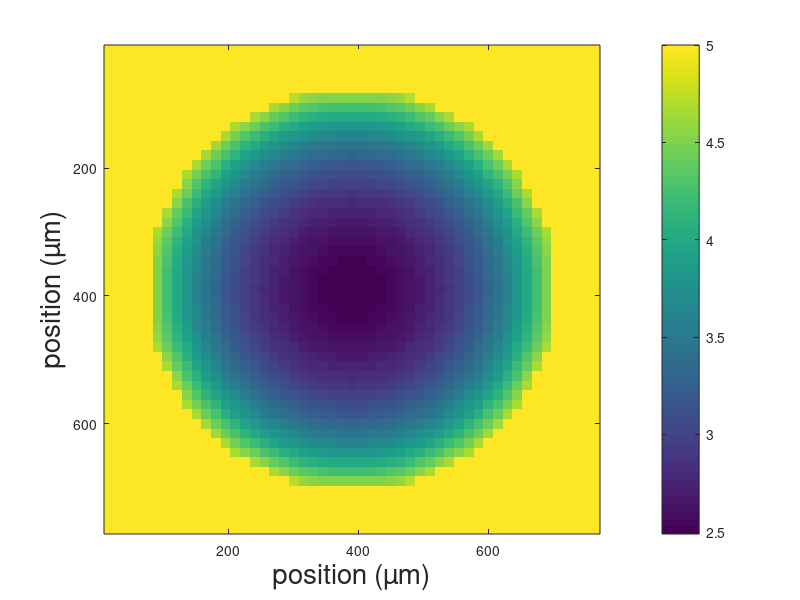
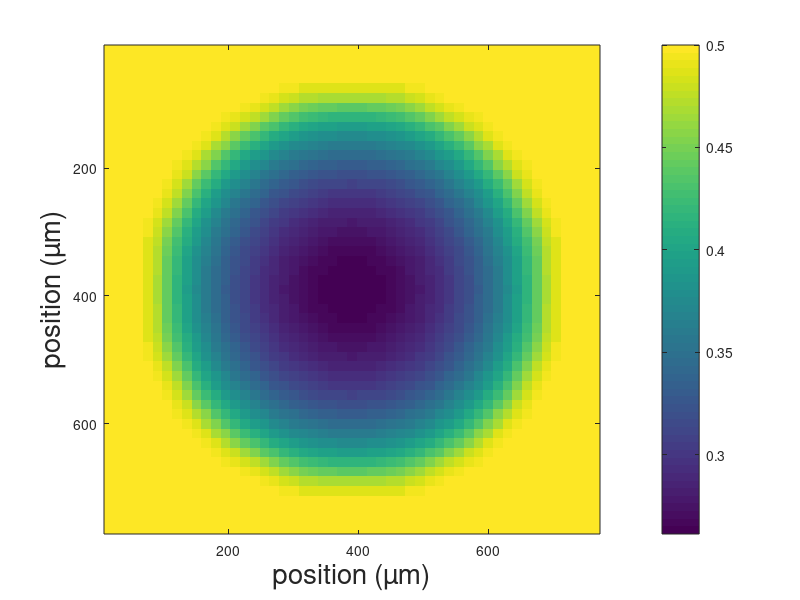
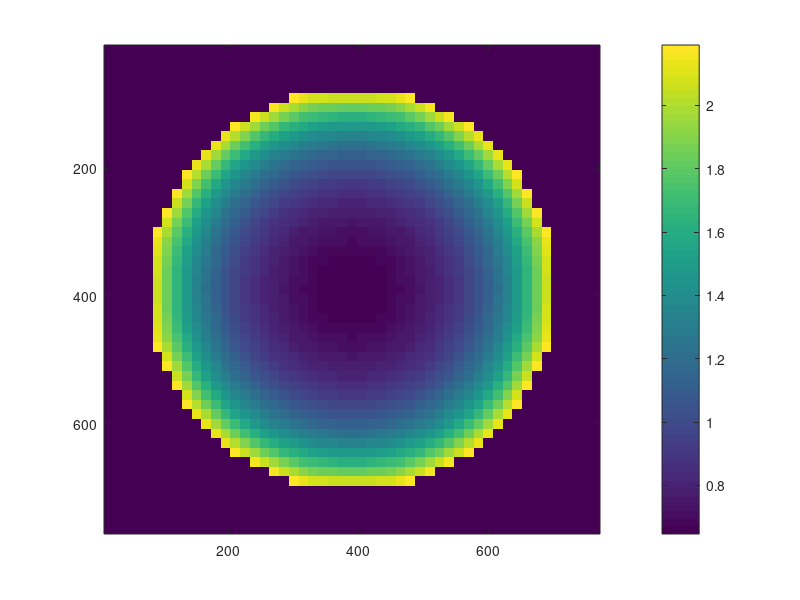
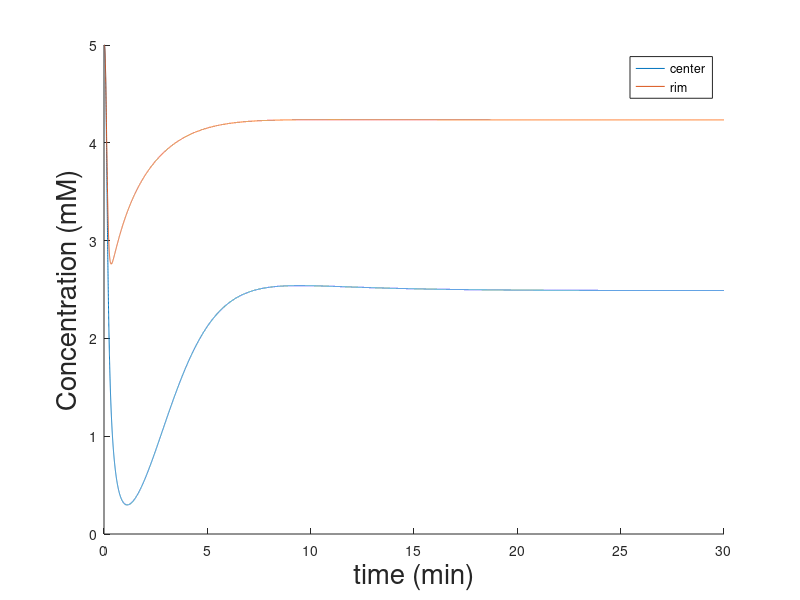

These charts were generated, in order, by the following MATLAB code: (Note: a time limit stopped this script after it produced the figures.)
clear all;
close all;

tic()
sz = 51;
G = zeros(sz,sz);
D = zeros(sz,sz);
GD = zeros(sz,sz);
T = zeros(sz,sz);
O = zeros(sz,sz);
kO = zeros(sz,sz);
kG = zeros(sz,sz);
kT = zeros(sz,sz);


DOx = ones(sz,sz);
DOx = 100000*DOx;
DOx_tissue = 100000;
kO_tissue = 1;
DG = ones(sz,sz);
DG = 40000*D;
DG_tissue = 10000;
kG_tissue = 5;
kT_tissue = 1;
r = round(sz/2.2)-2; %radius of the tissue circle in units

dx = 15;
dt = 1/1000;
ntime = 30/dt;

%giving all indexes corresponding to a center circle
[i,j,v] = find(DOx!=0);
dsy = j-round(sz/2);
dsx = i-round(sz/2);
DOx(find((dsx.^2+dsy.^2)<r^2))= DOx_tissue;
DG(find((dsx.^2+dsy.^2)<r^2))= DG_tissue;
kO(find((dsx.^2+dsy.^2)<r^2))= kO_tissue;
kG(find((dsx.^2+dsy.^2)<r^2))= kG_tissue;
kT(find((dsx.^2+dsy.^2)<r^2))= kT_tissue;

G(:,:) =5;
O(:,:) =0.5;
D(find((dsx.^2+dsy.^2)<r^2))= 0.2;
T(find((dsx.^2+dsy.^2)<r^2))= 20;
GD(find((dsx.^2+dsy.^2)<r^2))= 1;


tic()
for i=1:ntime
    i

    G(find((dsx.^2+dsy.^2)>=r^2))= 5;
    O(find((dsx.^2+dsy.^2)>=r^2))= 0.5;
    %D(find((dsx.^2+dsy.^2)>=r^2))= 0.2;
    %T(find((dsx.^2+dsy.^2)>=r^2))= 20;
    %GD(find((dsx.^2+dsy.^2)>=r^2))= 1;

     kG(find((dsx.^2+dsy.^2)<r^2)) = kG_tissue*exp(-1/10*T(find((dsx.^2+dsy.^2)<r^2))./ D(find((dsx.^2+dsy.^2)<r^2)));
     kO(find((dsx.^2+dsy.^2)<r^2)) = kO_tissue- 0.1.*D(find((dsx.^2+dsy.^2)<r^2)) ;

    %explicit  scheme
    %x-step
    O(2:sz-1,:) =  O(2:sz-1,:)  + DOx(2:sz-1,:)*dt/(dx^2).*(O(3:sz,:) -2*(O(2:sz-1,:)) + O(1:sz-2,:)) -kO(2:sz-1,:).*dt.*O(2:sz-1,:).*GD(2:sz-1,:);
    G(2:sz-1,:) =  G(2:sz-1,:) + dt*(DG(3:sz,:)-DG(1:sz-2,:))/(4*dx^2).*(G(3:sz,:)-G(1:sz-2,:)) + DG(2:sz-1,:)*dt/dx^2.*(G(3:sz,:) -2*(G(2:sz-1,:)) + G(1:sz-2,:)) -kG(2:sz-1,:).*dt.*G(2:sz-1,:).*D(2:sz-1,:);
    %y-step
    O(:,2:sz-1) =  O(:,2:sz-1) + DOx(:,2:sz-1)*dt/dx^2.*(O(:,3:sz) -2*(O(:,2:sz-1)) + O(:,1:sz-2));
    G(:,2:sz-1) =  G(:,2:sz-1) + dt*(DG(:,3:sz)-DG(:,1:sz-2))/(4*dx^2).*(G(:,3:sz)-G(:,1:sz-2))+ DG(:,2:sz-1)*dt/dx^2.*(G(:,3:sz) -2*(G(:,2:sz-1)) + G(:,1:sz-2));

    D(2:sz-1,2:sz-1) =  D(2:sz-1,2:sz-1) -kG(2:sz-1,2:sz-1).*dt.*D(2:sz-1,2:sz-1).*GD(2:sz-1,2:sz-1) + kT(2:sz-1,2:sz-1).*dt.*T(2:sz-1,2:sz-1);
    GD(2:sz-1,2:sz-1) =  GD(2:sz-1,2:sz-1) +kG(2:sz-1,2:sz-1).*dt.*D(2:sz-1,2:sz-1).*G(2:sz-1,2:sz-1) - kO(2:sz-1,2:sz-1).*dt.*GD(2:sz-1,2:sz-1).*O(2:sz-1,2:sz-1);
    T(2:sz-1,2:sz-1) =  T(2:sz-1,2:sz-1) +kO(2:sz-1,2:sz-1).*dt.*O(2:sz-1,2:sz-1).*GD(2:sz-1,2:sz-1) - kT(2:sz-1,2:sz-1).*dt.*T(2:sz-1,2:sz-1);


    Ot(i,1) =  O(round(sz/2),round(sz/2));
    Ot(i,2) =  O(round(sz/2),round(sz/2-r+2));
    Gt(i,1) =  G(round(sz/2),round(sz/2));
    Gt(i,2) =  G(round(sz/2),round(sz/2-r+2));
    Tt(i,1) =  T(round(sz/2),round(sz/2));
    Tt(i,2) =  T(round(sz/2),round(sz/2-r+2));

endfor
toc()

fG = figure;
aG = axes(fG);
imagesc((1:sz)*dx,(1:sz)*dx,G)
colorbar
xlabel(aG,'position (µm)','fontsize',20)
ylabel(aG, 'position (µm)','fontsize',20)

fO = figure;
aO = axes(fO);
imagesc((1:sz)*dx,(1:sz)*dx,O)
colorbar
xlabel(aO,'position (µm)','fontsize',20)
ylabel(aO, 'position (µm)','fontsize',20)

fT = figure;
aT = axes(fT);
imagesc((1:sz)*dx,(1:sz)*dx,T)
colorbar
xlabel(aO,'position (µm)','fontsize',20)
ylabel(aO, 'position (µm)','fontsize',20)

fGt  = figure;
aGt = axes(fGt);
hold(aGt);
plot(aGt,(1:ntime)*dt,Gt(:,1))
plot(aGt,(1:ntime)*dt,Gt(:,2))
xlabel(aGt,'time (min)','fontsize',20)
ylabel(aGt, 'Concentration (mM)','fontsize',20)
legend(aGt,'center','rim')

fOt  = figure;
aOt = axes(fOt);
hold(aOt);
plot(aOt,(1:ntime)*dt,Ot(:,1))
plot(aOt,(1:ntime)*dt,Ot(:,2))
xlabel(aOt,'time (min)','fontsize',20)
ylabel(aOt, 'Concentration (mM)','fontsize',20)
legend(aOt,'center','rim')

fTt  = figure;
aTt = axes(fTt);
hold(aTt);
plot(aTt,(1:ntime)*dt,Tt(:,1))
plot(aTt,(1:ntime)*dt,Tt(:,2))
xlabel(aTt,'time (min)','fontsize',20)
ylabel(aTt, 'Concentration (mM)','fontsize',20)
legend(aTt,'center','rim')

figure(fT)
caxis([min(Tt(:,1)) max(max(T))])

##print (fG, "/home/antony/Documents/Post-doc/test_fortran/plots/RD_G630_exp_cs_km1.pdf", "-dpdflatexstandalone","-S480,360","-FCalibri:22");
##print (fO, "/home/antony/Documents/Post-doc/test_fortran/plots/RD_O630_exp_cs_km1.pdf", "-dpdflatexstandalone","-S480,360","-FCalibri:22");
##print (fT, "/home/antony/Documents/Post-doc/test_fortran/plots/RD_T630_exp_cs_km1.pdf", "-dpdflatexstandalone","-S480,360","-FCalibri:22");
##print (fGt, "/home/antony/Documents/Post-doc/test_fortran/plots/RD_t630_cs_km1_G.pdf", "-dpdflatexstandalone","-S480,360","-FCalibri:22");
##print (fOt, "/home/antony/Documents/Post-doc/test_fortran/plots/RD_t630_cs_km1_O.pdf", "-dpdflatexstandalone","-S480,360","-FCalibri:22");
##print (fTt, "/home/antony/Documents/Post-doc/test_fortran/plots/RD_t630_cs_km1_T.pdf", "-dpdflatexstandalone","-S480,360","-FCalibri:22");

%name configs and run them with different parameters
